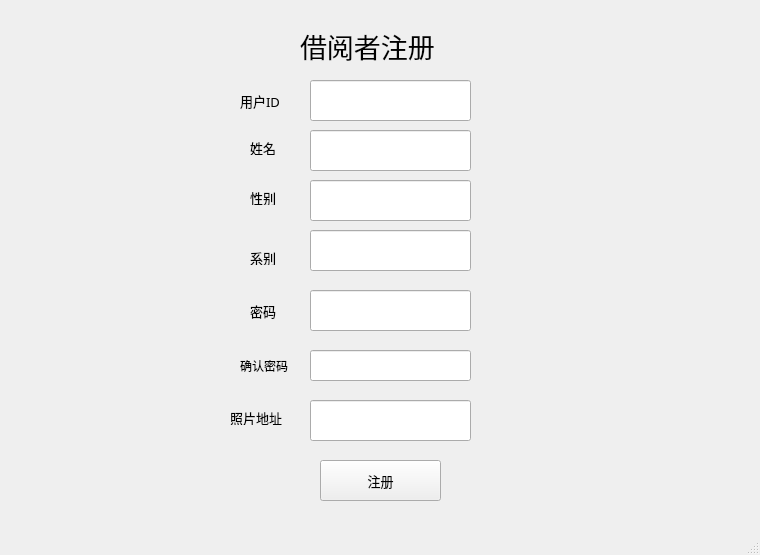
<?xml version="1.0" encoding="UTF-8"?>
<ui version="4.0">
 <class>MainWindow</class>
 <widget class="QMainWindow" name="MainWindow">
  <property name="geometry">
   <rect>
    <x>0</x>
    <y>0</y>
    <width>760</width>
    <height>555</height>
   </rect>
  </property>
  <property name="windowTitle">
   <string>MainWindow</string>
  </property>
  <widget class="QWidget" name="centralwidget">
   <widget class="QLabel" name="label">
    <property name="geometry">
     <rect>
      <x>300</x>
      <y>10</y>
      <width>171</width>
      <height>71</height>
     </rect>
    </property>
    <property name="font">
     <font>
      <family>宋体</family>
      <pointsize>20</pointsize>
     </font>
    </property>
    <property name="text">
     <string>借阅者注册</string>
    </property>
   </widget>
   <widget class="QLabel" name="label_2">
    <property name="geometry">
     <rect>
      <x>240</x>
      <y>80</y>
      <width>72</width>
      <height>41</height>
     </rect>
    </property>
    <property name="font">
     <font>
      <family>宋体</family>
      <pointsize>10</pointsize>
     </font>
    </property>
    <property name="text">
     <string>用户ID</string>
    </property>
   </widget>
   <widget class="QLabel" name="label_3">
    <property name="geometry">
     <rect>
      <x>250</x>
      <y>290</y>
      <width>51</width>
      <height>41</height>
     </rect>
    </property>
    <property name="font">
     <font>
      <family>宋体</family>
      <pointsize>10</pointsize>
     </font>
    </property>
    <property name="text">
     <string>密码</string>
    </property>
   </widget>
   <widget class="QPushButton" name="pushButton">
    <property name="geometry">
     <rect>
      <x>320</x>
      <y>460</y>
      <width>121</width>
      <height>41</height>
     </rect>
    </property>
    <property name="font">
     <font>
      <family>宋体</family>
      <pointsize>10</pointsize>
     </font>
    </property>
    <property name="text">
     <string>注册</string>
    </property>
   </widget>
   <widget class="QLineEdit" name="lineEdit">
    <property name="geometry">
     <rect>
      <x>310</x>
      <y>290</y>
      <width>161</width>
      <height>41</height>
     </rect>
    </property>
    <property name="font">
     <font>
      <family>Agency FB</family>
     </font>
    </property>
    <property name="echoMode">
     <enum>QLineEdit::Password</enum>
    </property>
   </widget>
   <widget class="QLabel" name="label_4">
    <property name="geometry">
     <rect>
      <x>240</x>
      <y>350</y>
      <width>72</width>
      <height>31</height>
     </rect>
    </property>
    <property name="font">
     <font>
      <family>宋体</family>
     </font>
    </property>
    <property name="text">
     <string>确认密码</string>
    </property>
   </widget>
   <widget class="QLineEdit" name="lineEdit_2">
    <property name="geometry">
     <rect>
      <x>310</x>
      <y>350</y>
      <width>161</width>
      <height>31</height>
     </rect>
    </property>
    <property name="echoMode">
     <enum>QLineEdit::Password</enum>
    </property>
   </widget>
   <widget class="QLabel" name="label_5">
    <property name="geometry">
     <rect>
      <x>250</x>
      <y>140</y>
      <width>72</width>
      <height>15</height>
     </rect>
    </property>
    <property name="font">
     <font>
      <family>宋体</family>
      <pointsize>10</pointsize>
     </font>
    </property>
    <property name="text">
     <string>姓名</string>
    </property>
   </widget>
   <widget class="QLineEdit" name="lineEdit_3">
    <property name="geometry">
     <rect>
      <x>310</x>
      <y>130</y>
      <width>161</width>
      <height>41</height>
     </rect>
    </property>
   </widget>
   <widget class="QLabel" name="label_6">
    <property name="geometry">
     <rect>
      <x>250</x>
      <y>190</y>
      <width>72</width>
      <height>15</height>
     </rect>
    </property>
    <property name="font">
     <font>
      <family>宋体</family>
      <pointsize>10</pointsize>
     </font>
    </property>
    <property name="text">
     <string>性别</string>
    </property>
   </widget>
   <widget class="QLineEdit" name="lineEdit_4">
    <property name="geometry">
     <rect>
      <x>310</x>
      <y>180</y>
      <width>161</width>
      <height>41</height>
     </rect>
    </property>
   </widget>
   <widget class="QLineEdit" name="lineEdit_5">
    <property name="geometry">
     <rect>
      <x>310</x>
      <y>230</y>
      <width>161</width>
      <height>41</height>
     </rect>
    </property>
   </widget>
   <widget class="QLabel" name="label_7">
    <property name="geometry">
     <rect>
      <x>250</x>
      <y>250</y>
      <width>72</width>
      <height>15</height>
     </rect>
    </property>
    <property name="font">
     <font>
      <family>宋体</family>
      <pointsize>10</pointsize>
     </font>
    </property>
    <property name="text">
     <string>系别</string>
    </property>
   </widget>
   <widget class="QLineEdit" name="lineEdit_6">
    <property name="geometry">
     <rect>
      <x>310</x>
      <y>80</y>
      <width>161</width>
      <height>41</height>
     </rect>
    </property>
   </widget>
   <widget class="QLabel" name="label_8">
    <property name="geometry">
     <rect>
      <x>230</x>
      <y>410</y>
      <width>72</width>
      <height>15</height>
     </rect>
    </property>
    <property name="font">
     <font>
      <family>宋体</family>
      <pointsize>10</pointsize>
     </font>
    </property>
    <property name="text">
     <string>照片地址</string>
    </property>
   </widget>
   <widget class="QLineEdit" name="lineEdit_7">
    <property name="geometry">
     <rect>
      <x>310</x>
      <y>400</y>
      <width>161</width>
      <height>41</height>
     </rect>
    </property>
   </widget>
  </widget>
  <widget class="QMenuBar" name="menubar">
   <property name="geometry">
    <rect>
     <x>0</x>
     <y>0</y>
     <width>760</width>
     <height>26</height>
    </rect>
   </property>
  </widget>
  <widget class="QStatusBar" name="statusbar"/>
 </widget>
 <resources/>
 <connections/>
</ui>
